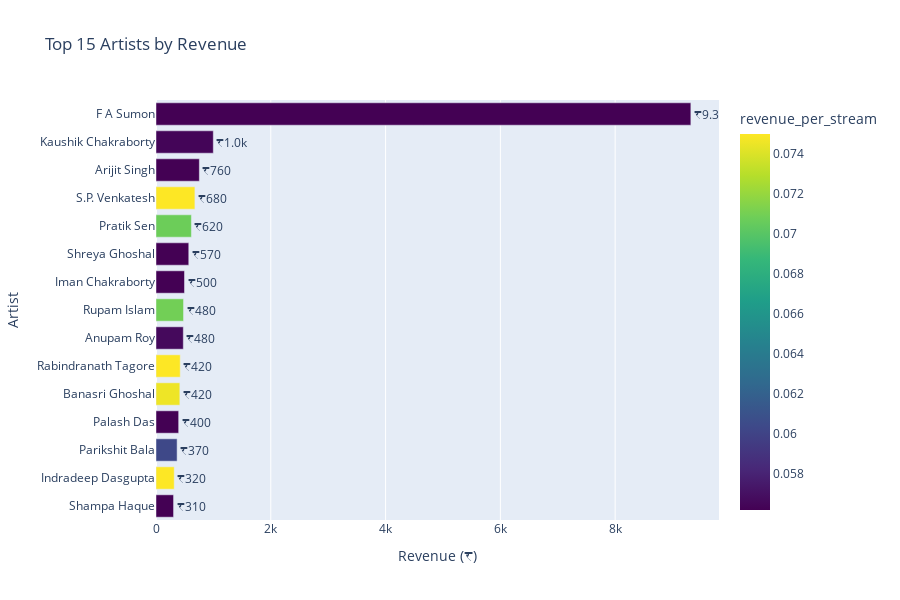

Notebook source saved alongside this figure:
### Code cell
# 2. Top 15 Artists - Revenue Performance

top_15_artists = top_artists.head(15)

fig_artists = px.bar(top_15_artists, 
                     x='total_revenue', 
                     y='artist',
                     orientation='h',
                     title='Top 15 Artists by Revenue',
                     labels={'total_revenue': 'Revenue (₹)', 'artist': 'Artist'},
                     color='revenue_per_stream',
                     color_continuous_scale='Viridis',
                     text='total_revenue')

fig_artists.update_traces(texttemplate='₹%{text:.2s}', textposition='outside')
fig_artists.update_layout(yaxis={'categoryorder':'total ascending'}, height=600)
fig_artists.show()

# Static version
plt.figure(figsize=(12, 8))
plt.barh(top_15_artists['artist'], top_15_artists['total_revenue'], color='#45B7D1')
plt.xlabel('Revenue (₹)', fontsize=12)
plt.ylabel('Artist', fontsize=12)
plt.title('Top 15 Artists by Revenue', fontsize=16, fontweight='bold')
plt.gca().invert_yaxis()
plt.tight_layout()
plt.savefig(FIGURES_DIR / 'top_15_artists.png', dpi=300, bbox_inches='tight')
plt.show()

### Figure 1 — Plotly figure (JSON) as saved in the notebook; plotly's stock layout.template omitted (floating-point values rounded to 4 significant figures)
{"data": [{"hovertemplate": "Revenue (₹)=%{text}<br>Artist=%{y}<br>revenue_per_stream=%{marker.color}<extra></extra>", "legendgroup": "", "marker": {"color": [0.05618, 0.05639, 0.05618, 0.075, 0.07074, 0.05618, 0.05619, 0.07092, 0.05663, 0.075, 0.07457, 0.05618, 0.06028, 0.075, 0.05618], "coloraxis": "coloraxis", "pattern": {"shape": ""}}, "name": "", "orientation": "h", "showlegend": false, "text": [9319.0, 998.4, 755.2, 677.9, 617.0, 571.0, 496.5, 479.6, 475.9, 422.4, 415.4, 395.0, 367.9, 317.4, 305.8], "textposition": "outside", "texttemplate": "₹%{text:.2s}", "type": "bar", "x": [9319.0, 998.4, 755.2, 677.9, 617.0, 571.0, 496.5, 479.6, 475.9, 422.4, 415.4, 395.0, 367.9, 317.4, 305.8], "xaxis": "x", "y": ["F A Sumon", "Kaushik Chakraborty", "Arijit Singh", "S.P. Venkatesh", "Pratik Sen", "Shreya Ghoshal", "Iman Chakraborty", "Rupam Islam", "Anupam Roy", "Rabindranath Tagore", "Banasri Ghoshal", "Palash Das", "Parikshit Bala", "Indradeep Dasgupta", "Shampa Haque"], "yaxis": "y"}], "layout": {"barmode": "relative", "coloraxis": {"colorbar": {"title": {"text": "revenue_per_stream"}}, "colorscale": [[0, "#440154"], [0.1111, "#482878"], [0.2222, "#3e4989"], [0.3333, "#31688e"], [0.4444, "#26828e"], [0.5556, "#1f9e89"], [0.6667, "#35b779"], [0.7778, "#6ece58"], [0.8889, "#b5de2b"], [1, "#fde725"]]}, "height": 600, "legend": {"tracegroupgap": 0}, "title": {"text": "Top 15 Artists by Revenue"}, "xaxis": {"anchor": "y", "domain": [0, 1], "title": {"text": "Revenue (₹)"}}, "yaxis": {"anchor": "x", "categoryorder": "total ascending", "domain": [0, 1], "title": {"text": "Artist"}}}}
